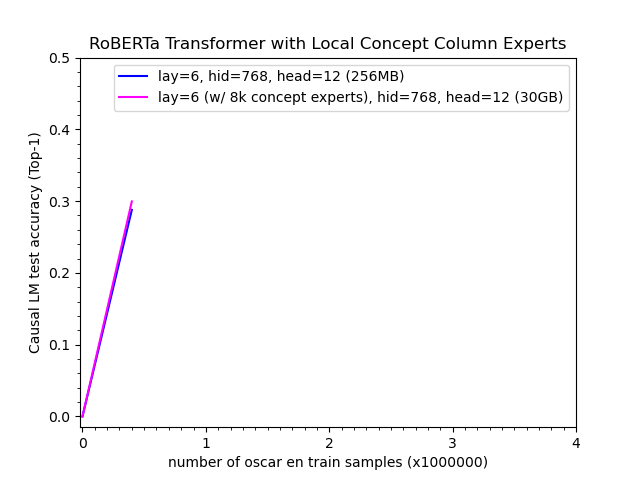

Reproduce this figure in Python.
import matplotlib.pyplot as plt
import numpy as np

x = np.array([0, 0.4, 1, 2, 3, 4])
y1 = np.array([0, 0.28784531995654106, np.nan, np.nan, np.nan, np.nan])
y2 = np.array([0, 0.2995950029402971, np.nan, np.nan, np.nan, np.nan])

l1, = plt.plot(x, y1, color='blue', label='lay=6, hid=768, head=12 (256MB)')
l2, = plt.plot(x, y2, color='magenta', label='lay=6 (w/ 8k concept experts), hid=768, head=12 (30GB)')

plt.xticks(np.arange(min(x), max(x)+1, 1.0))
plt.minorticks_on()
plt.gca().xaxis.set_minor_locator(plt.MultipleLocator(0.1))  # Minor ticks (every 0.1)
plt.yticks(np.arange(0, 0.5+0.1, 0.1))

plt.xlabel("number of oscar en train samples (x1000000)")
plt.ylabel("Causal LM test accuracy (Top-1)")
plt.title("RoBERTa Transformer with Local Concept Column Experts")

plt.legend(handles=[l1, l2])

plt.show()
